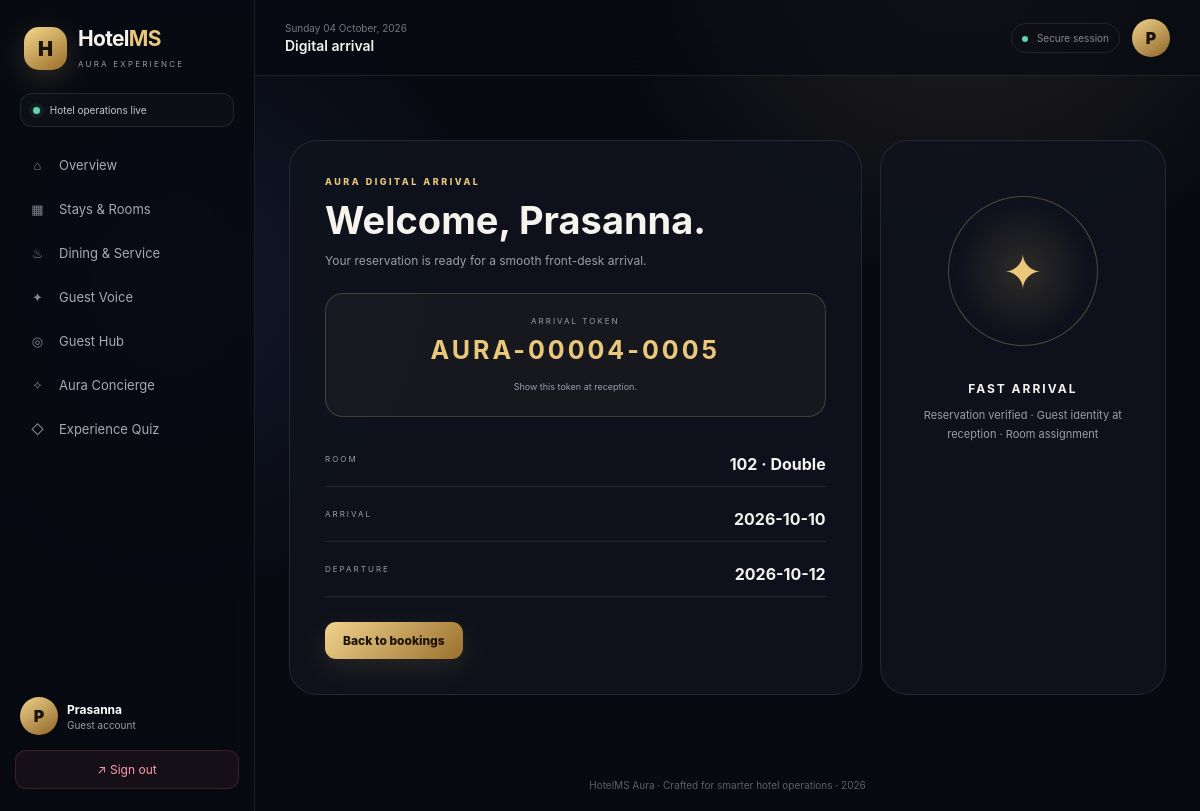
Page /checkin/4 (signed in) on the committed database.
### models.py (models this page shows, shortened)
class User(UserMixin, db.Model):
    id = db.Column(db.Integer, primary_key=True)
    name = db.Column(db.String(120), nullable=False)
    email = db.Column(db.String(120), unique=True, nullable=False)
    password_hash = db.Column(db.String(255), nullable=False)
    role = db.Column(db.String(20), nullable=False, default="guest")
    created_at = db.Column(db.DateTime, default=datetime.utcnow)

class Room(db.Model):
    id = db.Column(db.Integer, primary_key=True)
    room_number = db.Column(db.String(10), unique=True, nullable=False)
    room_type = db.Column(db.String(50), nullable=False)  # Single, Double, Suite
    price_per_night = db.Column(db.Float, nullable=False)
    status = db.Column(db.String(20), default="available")  # available, booked, maintenance

class Booking(db.Model):
    id = db.Column(db.Integer, primary_key=True)
    guest_id = db.Column(db.Integer, db.ForeignKey("user.id"), nullable=False)
    room_id = db.Column(db.Integer, db.ForeignKey("room.id"), nullable=False)
    check_in = db.Column(db.Date, nullable=False)
    check_out = db.Column(db.Date, nullable=False)
    payment_status = db.Column(db.String(20), default="pending")  # pending, paid
    status = db.Column(db.String(20), default="confirmed")  # confirmed, cancelled, completed
    created_at = db.Column(db.DateTime, default=datetime.utcnow)
    guest = db.relationship("User", backref="bookings")
    room = db.relationship("Room", backref="bookings")

### routes/advanced_routes.py (the view)
@advanced_bp.route("/checkin/<int:booking_id>")
@login_required
def digital_checkin(booking_id):
    booking = Booking.query.get_or_404(booking_id)
    if booking.guest_id != current_user.id and current_user.role != "admin":
        abort(403)
    if booking.status != "confirmed":
        flash("Only active reservations can be checked in.", "error")
        return redirect(url_for("booking.my_bookings"))
    return render_template("advanced/checkin.html", booking=booking, token=f"AURA-{booking.id:05d}-{booking.guest_id:04d}")

### templates/advanced/checkin.html
{% extends 'base.html' %}{% block title %}Digital Check-in{% endblock %}{% block pagetitle %}Digital arrival{% endblock %}{% block content %}<div class="checkin-wrap"><div class="checkin-card"><span class="eyebrow">AURA DIGITAL ARRIVAL</span><h1>Welcome, {{ booking.guest.name }}.</h1><p>Your reservation is ready for a smooth front-desk arrival.</p><div class="checkin-token"><small>ARRIVAL TOKEN</small><strong>{{ token }}</strong><span>Show this token at reception.</span></div><div class="checkin-details"><div><small>ROOM</small><b>{{ booking.room.room_number }} · {{ booking.room.room_type }}</b></div><div><small>ARRIVAL</small><b>{{ booking.check_in }}</b></div><div><small>DEPARTURE</small><b>{{ booking.check_out }}</b></div></div><a class="btn-primary" href="{{ url_for('booking.my_bookings') }}">Back to bookings</a></div><div class="checkin-side"><div class="arrival-ring"><span>✦</span></div><h3>FAST ARRIVAL</h3><p>Reservation verified · Guest identity at reception · Room assignment</p></div></div>{% endblock %}

### templates/base.html (shortened to what this page needs)
<!doctype html>
<html lang="en">
<head>
    <link rel="stylesheet" href="{{ url_for('static', filename='css/style.css') }}">
</head>
<body class="{% if current_user.is_authenticated %}app-shell{% else %}auth-shell{% endif %}">
{% if current_user.is_authenticated %}
<aside class="sidebar" id="sidebar">
    <div class="brand">
        <div class="brandmark">H</div>
        <div><h2>Hotel<span>MS</span></h2><small>AURA EXPERIENCE</small></div>
    </div>
    <div class="welcome-mini"><span class="pulse"></span> Hotel operations live</div>
    <nav class="nav">
        <a href="{{ url_for('auth.dashboard') }}" class="{{ 'active' if request.endpoint == 'auth.dashboard' }}"><i>⌂</i> Overview</a>
        <a href="{{ url_for('booking.rooms') }}" class="{{ 'active' if request.blueprint == 'booking' }}"><i>▦</i> Stays & Rooms</a>
        <a href="{{ url_for('service.menu') }}" class="{{ 'active' if request.blueprint == 'service' }}"><i>♨</i> Dining & Service</a>
        <a href="{{ url_for('review.list_reviews') }}" class="{{ 'active' if request.blueprint == 'review' }}"><i>✦</i> Guest Voice</a>
        <a href="{{ url_for('advanced.guest_hub') }}" class="{{ 'active' if request.endpoint == 'advanced.guest_hub' }}"><i>◎</i> Guest Hub</a>
        <a href="{{ url_for('advanced.concierge') }}" class="{{ 'active' if request.endpoint == 'advanced.concierge' }}"><i>✧</i> Aura Concierge</a>
        <a href="{{ url_for('quiz.quiz_home') }}" class="{{ 'active' if request.blueprint == 'quiz' }}"><i>◇</i> Experience Quiz</a>
    </nav>
    <div class="sidebar-bottom">
        <div class="mini-profile"><div class="avatar">{{ current_user.name[0]|upper }}</div><div><strong>{{ current_user.name }}</strong><small>{{ current_user.role|capitalize }} account</small></div></div>
        <a class="logout" href="{{ url_for('auth.logout') }}">↗ Sign out</a>
    </div>
</aside>
<main class="main">
    <header class="topbar">
        <div class="top-left"><button class="menu" id="menuBtn">☰</button><div><div class="date" id="date"></div><h3>{% block pagetitle %}Welcome back{% endblock %}</h3></div></div>
        <div class="top-right"><div class="top-status"><span></span> Secure session</div><div class="avatar">{{ current_user.name[0]|upper }}</div></div>
    </header>
    <section class="content">
{% else %}
<main class="auth-wrapper">
{% endif %}
    {% block content %}{% endblock %}
{% if current_user.is_authenticated %}
    </section>
    <footer>HotelMS Aura · Crafted for smarter hotel operations · 2026</footer>
</main>
{% else %}
</main>
{% endif %}
</body>
</html>

### rows in the picture
User: name "P", name "Prasanna", role "Guest", guest.name "Prasanna"
Room: room.room_number "102", room.room_type "Double"
Booking: check_in "2026-10-10", check_out "2026-10-12"

### other values in the picture
{{ token }} "AURA-00004-0005"
